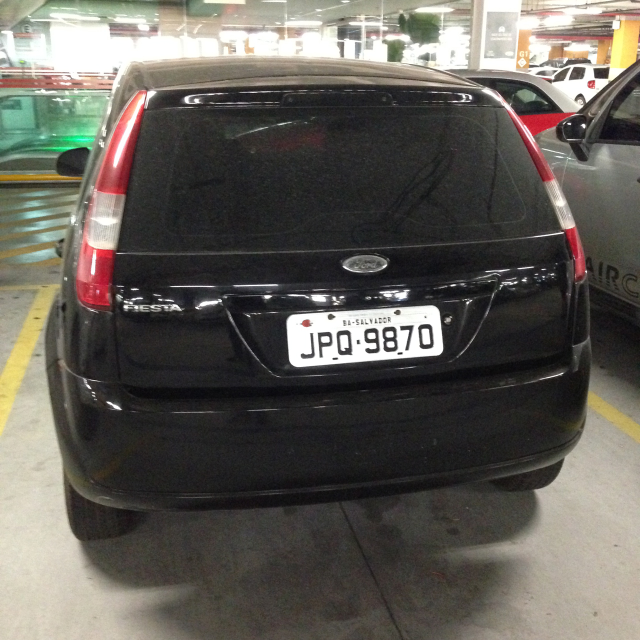
#> input picture Treinamento-placas/JPQ9870.jpg, 1280 x 1280 px, given in place of PVX0095.jpg, which was not available (shown at 1/2 size)
$ python reconhecimentoPlacas.py   (older library calls are emulated)
#> lines starting #> are read from the running program, lines starting #| are printed output that depends on the picture; after the words box and inside, x2 and y2 are one past the last pixel; in counts of white or black regions, pixels touching at a corner belong together; pictures that were not available may be replaced by others from this repository, and a replacement may not be noted
"""TP2 de PDI."""

# Bibliotecas Utilizadas
import cv2  # OpenCV
import numpy as np  # Numpy
import os
import sys
conta=0
def validar(cont):
    """Valida contornos."""
    rect = cv2.minAreaRect(cont)
    box = cv2.boxPoints(rect)
    box = np.intp(box)
    width = rect[1][0]
    height = rect[1][1]
    if ((width != 0) and (height != 0)):
        razao1 = height / width
        razao2 = width / height
        mult = height * width
        if (((razao1 > 3) and (razao1 < 10) and (height > width)) or ((razao2 > 3) and (razao2 < 10) and (width > height))):
            if((mult < 20000) and (mult > 3000)):
                return True
    return False


def encontra_placas(caminho_imagem):
#> called with caminho_imagem = 'Treinamento-placas/PVX0095.jpg'
    conta=0

    """Processa imagem para encontrar placas."""
    original = cv2.imread(caminho_imagem)
#> original is the input picture: shape (1280, 1280, 3); mean B, G, R 87.5, 94.3, 97.9
    cv2.imshow(caminho_imagem, original)

    # converter para escala de cinza
    original_cinza = cv2.cvtColor(original, cv2.COLOR_BGR2GRAY)
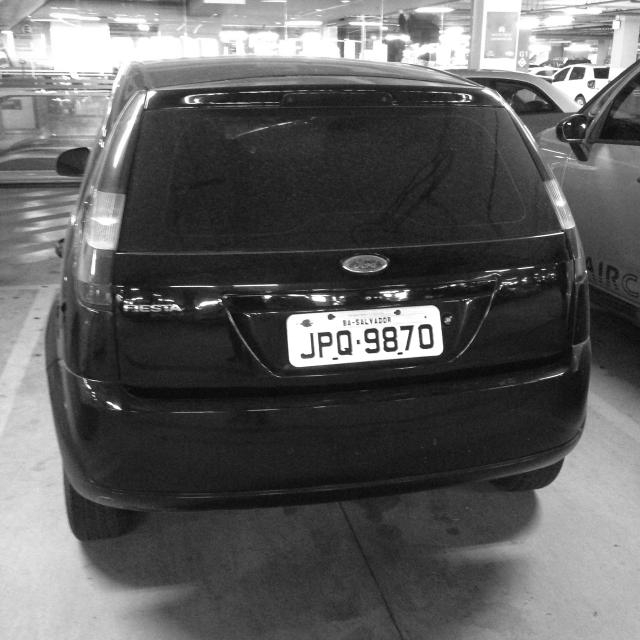
#> original_cinza: shape (1280, 1280) (shown at 1/2 size); min 5, max 255, mean 94.6

    # suaviza a imagem
    suavizada = cv2.GaussianBlur(original_cinza, (9, 9), 0)
    cv2.imwrite(diretorio + "1 - suavizada.jpg", suavizada)

    # encontra as bordas da imagem com operador Sobel
    sobel = cv2.Sobel(suavizada, cv2.CV_8U, 1, 0, ksize=3)
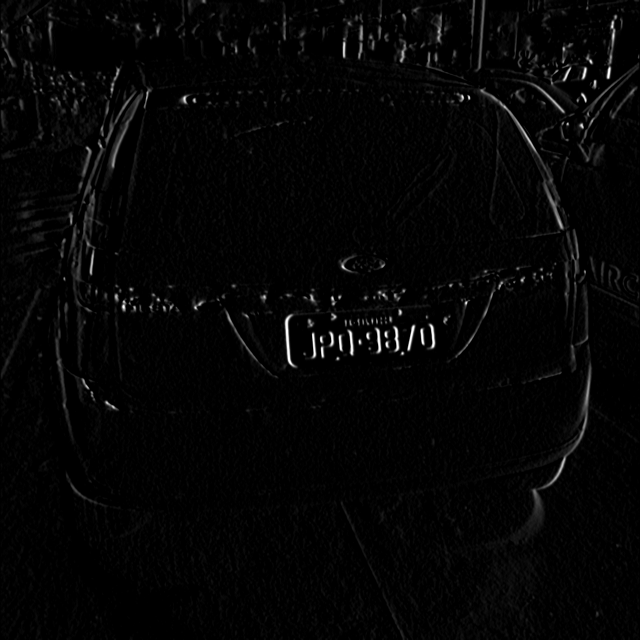
#> sobel: shape (1280, 1280) (shown at 1/2 size); min 0, max 255, mean 5.1
    cv2.imwrite(diretorio + "2 - sobel.jpg", sobel)

    # # ETAPA 1 : TopHat
    kernel = cv2.getStructuringElement(cv2.MORPH_ELLIPSE, (8, 8))
    tophat = cv2.morphologyEx(suavizada, cv2.MORPH_TOPHAT, kernel)
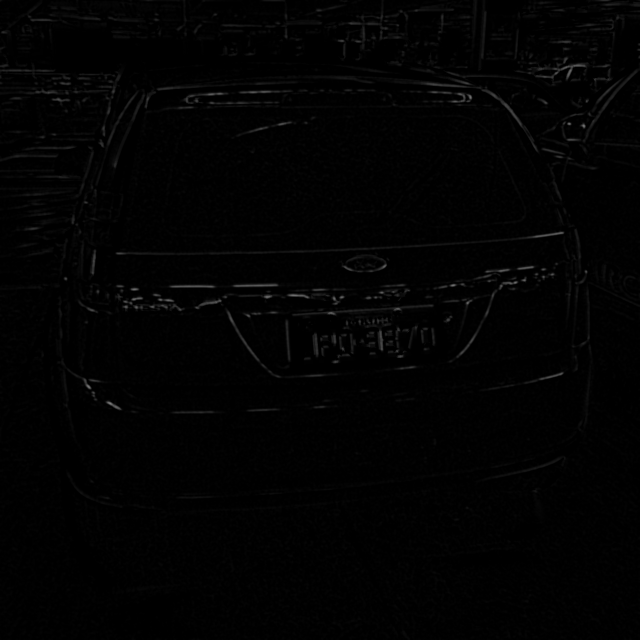
#> tophat: shape (1280, 1280) (shown at 1/2 size); min 0, max 126, mean 2.2
    cv2.imwrite(diretorio + "3 - tophat.jpg", tophat)

    # ETAPA 2 : Binarizacao
    binarizada = cv2.threshold(sobel, 0, 255, cv2.THRESH_BINARY + cv2.THRESH_OTSU)[1]
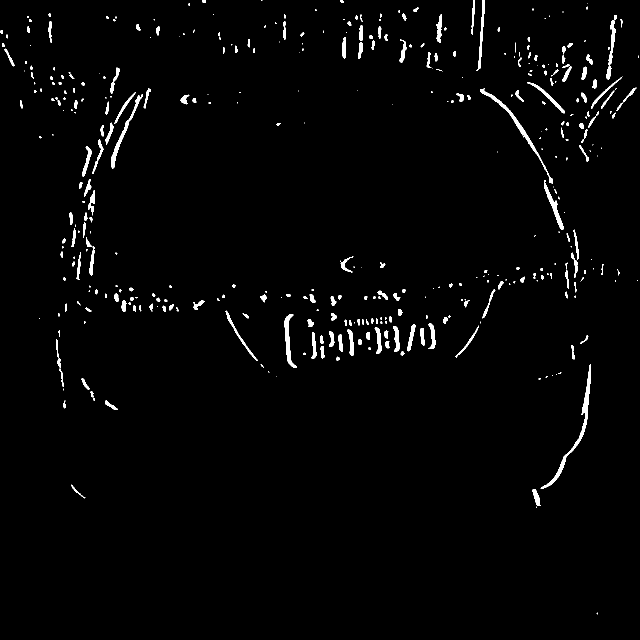
#> binarizada: shape (1280, 1280) (shown at 1/2 size); 1.9% white; 410 white regions (174 under 20 px), largest, box (x1, y1, x2, y2) and area: (1081, 728, 1182, 977) 1716, (960, 176, 1106, 368) 1313, (222, 188, 286, 337) 965
    cv2.imwrite(diretorio + "4 - binarizada.jpg", binarizada)

    # ETAPA 3 : Fechamento HOriz
    kernel = np.ones((1, 60), np.uint8)
    fechamento = cv2.morphologyEx(binarizada, cv2.MORPH_CLOSE, kernel)
#> fechamento: shape (1280, 1280); 6.3% white; 105 white regions (51 under 20 px), largest, box (x1, y1, x2, y2) and area: (530, 0, 1280, 597) 44022, (522, 626, 959, 736) 19321, (63, 135, 303, 353) 11524
    cv2.imwrite(diretorio + "5 - fechamento.jpg", fechamento)

    #  ETAPA 4 : Abertura max e min (Vertical)
    kernel = np.ones((6, 1), np.uint8)
    abertura = cv2.morphologyEx(fechamento, cv2.MORPH_OPEN, kernel)
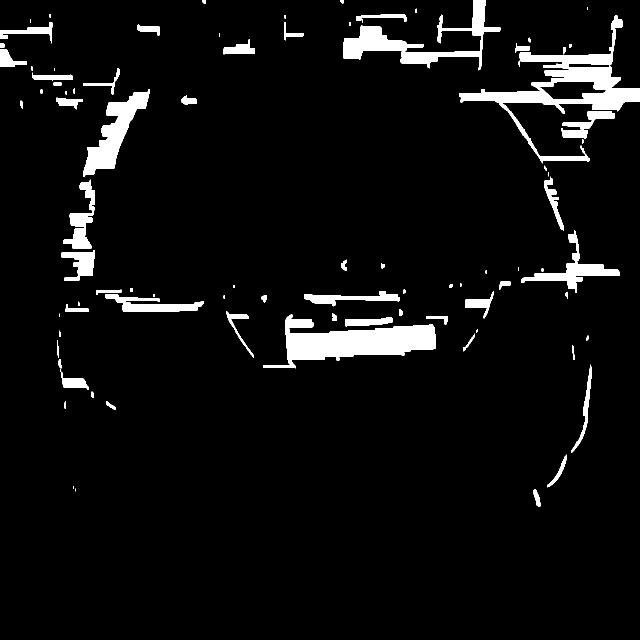
#> abertura: shape (1280, 1280) (shown at 1/2 size); 5.5% white; 96 white regions (18 under 20 px), largest, box (x1, y1, x2, y2) and area: (918, 31, 1280, 327) 18272, (527, 629, 872, 736) 16802, (686, 0, 1001, 141) 10421
    cv2.imwrite(diretorio + "7 - abertura.jpg", abertura)

    #  ETAPA 4 : Abertura max e min (Horizontal e Vertical)
    kernel = np.ones((25, 1), np.uint8)
    abertura2 = cv2.morphologyEx(abertura, cv2.MORPH_OPEN, kernel)
#> abertura2: shape (1280, 1280); 2.6% white; 32 white regions, largest, box (x1, y1, x2, y2) and area: (571, 632, 871, 736) 15569, (173, 185, 293, 349) 7441, (1137, 109, 1280, 223) 6298
    cv2.imwrite(diretorio + "8 - abertura2.jpg", abertura2)

    #  ETAPA 5 : Dilatacao e remocao de ruidos
    kernel = np.ones((1, 55), np.uint8)
    fechamento3 = cv2.morphologyEx(abertura2, cv2.MORPH_CLOSE, kernel)
#> fechamento3: shape (1280, 1280); 2.8% white; 22 white regions, largest, box (x1, y1, x2, y2) and area: (571, 630, 871, 736) 15642, (173, 185, 293, 349) 7441, (1137, 31, 1280, 223) 6802
    cv2.imwrite(diretorio + "10 - fechamento3.jpg", fechamento3)

    # ETAPA 6 : Dilatação.
    kernel = np.ones((5, 5), np.uint8)
    dilatacao_final = cv2.dilate(fechamento3, kernel, iterations=1)
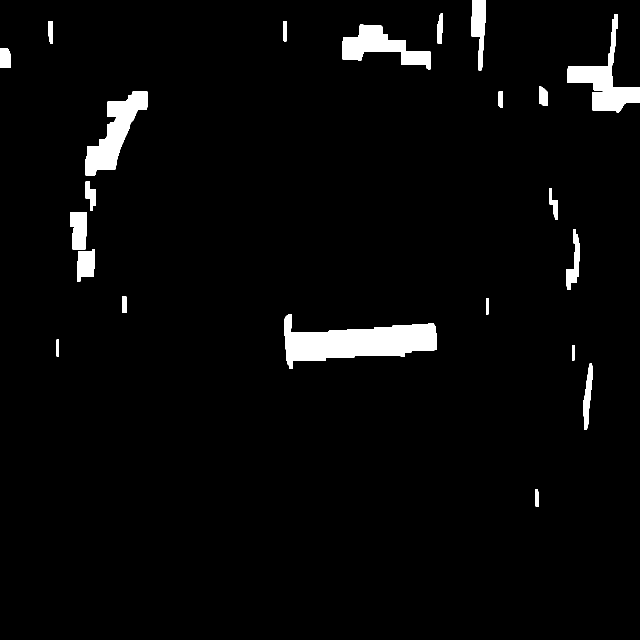
#> dilatacao_final: shape (1280, 1280) (shown at 1/2 size); 3.4% white; 22 white regions
    cv2.imwrite(diretorio + "11 - dilatacao_final.jpg", dilatacao_final)

    # Encontra contorno das áreas segmentadas após abertura.
    contours = cv2.findContours(dilatacao_final, cv2.RETR_EXTERNAL, cv2.CHAIN_APPROX_NONE)[0]
#> contours = 22 contours; largest, box (x1, y1, x2, y2) and area: (569, 628, 873, 738) 16964, (171, 183, 295, 351) 8406, (1135, 29, 1280, 225) 7896, (684, 49, 861, 139) 6669, (943, 0, 972, 141) 2396

    placas = []

    # Cria uma caixa retangular em torno dos contornos encontrados validando-os e armazenando em uma lista.
    for cont in contours:
        # cv2.drawContours(original, [box], 0, (0, 255, 0), 2)
        if validar(cont):
            rect = cv2.minAreaRect(cont)
            box = cv2.boxPoints(rect)
            box = np.int0(box)
            width = int(rect[1][0])
            height = int(rect[1][1])
            center = (int(rect[0][0]), int(rect[0][1]))
            placas.append([width, height, center])
            cv2.drawContours(original, [box], 0, (0, 0, 255), 2)
#> this loop made 22 passes
#> (razao1 in validar, razao2 in validar, mult in validar, center) on pass 22: (0.198, 5.06, 3906.3, (954, 69))
#> (razao1 in validar, razao2 in validar, mult in validar) on passes 1 to 5: (0.2, 5, 245), (0.101, 9.87, 1785.1), (0.133, 7.5, 120), (0.121, 8.25, 132), (2.78, 0.36, 33027)
#> after the loop, placas = [[140, 27, (954, 69)]]

    # cv2.imwrite(diretorio + "caixa_original.jpg", original)

    # Lista com imagens das placas.
    placa_img = []

    if(len(placas) >= 1):
        # print(caminho_imagem + ":\n\t Placas encontradas\n")

        conta +=1
        print(conta)

        if (placas[0][0] < placas[0][1]):
            # Recorta placa da imagem.
            placa_img = cv2.getRectSubPix(original, (placas[0][1] + 15, placas[0][0] + 5), placas[0][2])
        else:
            # Recorta placa da imagem.
            placa_img = cv2.getRectSubPix(original, (placas[0][0] + 5, placas[0][1] + 15), placas[0][2])
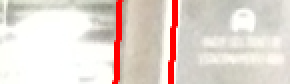
#> placa_img: shape (42, 145, 3) (shown 2 times larger); mean B, G, R 208.1, 215.3, 228
        cv2.imshow("Placa", placa_img)
        cv2.imwrite(diretorio + "12 - placa_segmentada.jpg", placa_img)

    else:
        pass
        # Se a lista estiver vazia, nenhuma placa foi encontrada.
        #print(caminho_imagem + ":\n\t Nenhuma placa encontrada\n")

    # Espera usuário apertar uma tecla para sair.
    cv2.waitKey(0)
    cv2.destroyAllWindows()


diretorio = "resultado/"
rootdir = "Treinamento-placas/"

# [19 lines of commented-out code are left out]


encontra_placas(rootdir+"PVX0095.jpg")
